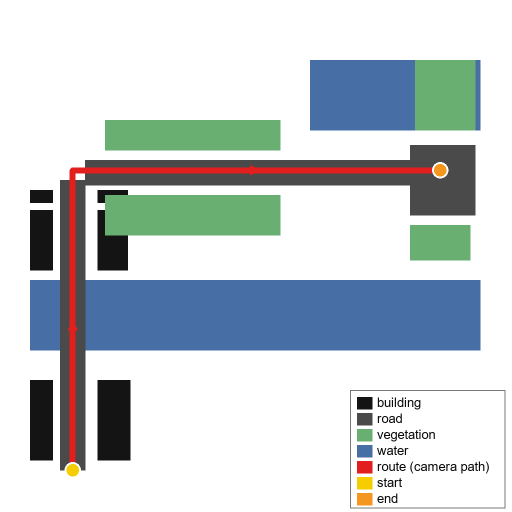
#> input picture maps/R1_orig.png, 1024 x 1024 px, found by its file name (shown at 1/2 size)
$ python compile_continuous_r1.py
#> lines starting #> are read from the running program, lines starting #| are printed output that depends on the picture
"""R1 continuous 60s one-shot: 6 x 243-frame clips, anchor-dup frame dropped per join,
STRICTLY FIXED overlays (R1 route map inset + one fixed caption). No per-segment text."""
import av
import numpy as np
from PIL import Image, ImageDraw, ImageFont
from pathlib import Path

OUT_DIR = Path(r"C:\Users\yunlei\AppData\Local\Comfy-Desktop\ComfyUI-Shared\output")
BASE = Path(r"C:\Users\yunlei\.zcode\workspace\default\h3_map_baseline")
OUT_VID = BASE / "continuous_r1_v1.mp4"
W, H = 1344, 768

SEGMENTS = [f"h3rt1_s{i}_00001_.mp4" for i in range(1, 7)]

CAPTION = "One continuous ride through a Jiangnan canal old town   MiniMax H3   map-anchored chain of 6"
MAP_IMG = BASE / "maps" / "R1_orig.png"   # legend version: still legible as a map block when small
FONT_CAP = ImageFont.truetype(r"C:\Windows\Fonts\arial.ttf", 20)


def fixed_overlay_factory():
    m = None
    if MAP_IMG.exists():
        m = Image.open(MAP_IMG).convert("RGBA")
        m.thumbnail((240, 240), Image.LANCZOS)
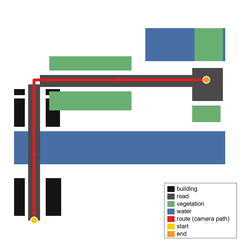
#> m: PIL image 240x240 RGBA; mean R, G, B, A 197.3, 204.8, 207.8, 255
    tile = None
    if m is not None:
        tile = Image.new("RGBA", (m.width + 16, m.height + 16), (0, 0, 0, 150))
        tile.alpha_composite(m, (8, 8))
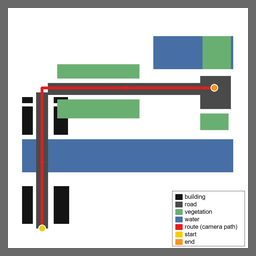
#> tile: PIL image 256x256 RGBA; mean R, G, B, A 173.4, 180, 182.6, 242.3; transparent parts drawn white
    def apply(rgb):
        img = Image.fromarray(rgb).convert("RGBA")
        ov = Image.new("RGBA", img.size, (0, 0, 0, 0))
        d = ImageDraw.Draw(ov)
        if tile is not None:
            ov.alpha_composite(tile, (14, 14))
        bb = d.textbbox((0, 0), CAPTION, font=FONT_CAP)
        tw = bb[2] - bb[0]
        d.rectangle([W - tw - 34, 14, W - 12, 46], fill=(0, 0, 0, 150))
        d.text((W - tw - 23, 21), CAPTION, font=FONT_CAP, fill=(255, 230, 80, 255))
        return np.array(Image.alpha_composite(img, ov).convert("RGB"))
    return apply


def main():
    apply = fixed_overlay_factory()
    missing = [n for n in SEGMENTS if not (OUT_DIR / n).exists()]
    if missing:
        print("MISSING:", missing)
        return
    out = av.open(str(OUT_VID), mode="w")
    os_ = out.add_stream("h264", rate=24)
    os_.width, os_.height, os_.pix_fmt = W, H, "yuv420p"
    os_.options = {"crf": "19", "preset": "veryfast"}
    total = 0
    join_at = []
    for idx, name in enumerate(SEGMENTS):
        with av.open(str(OUT_DIR / name)) as inp:
            n = 0
            for frame in inp.decode(inp.streams.video[0]):
                n += 1
                if idx > 0 and n == 1:
                    if idx == 0:
                        pass
                    join_at.append(total)
                    continue   # drop duplicated anchor frame at each join
                arr = apply(frame.to_ndarray(format="rgb24"))
                for pkt in os_.encode(av.VideoFrame.from_ndarray(arr, format="rgb24")):
                    out.mux(pkt)
                total += 1
        print(f"seg {idx+1}/6 {name} done (cum {total})")
    for pkt in os_.encode():
        out.mux(pkt)
    out.close()
    print("JOINS_AT", join_at)
    print(f"DONE {OUT_VID}  {total} frames ~{total/24:.1f}s {OUT_VID.stat().st_size/1e6:.1f} MB")


if __name__ == "__main__":
    main()

$ run again, with maps/C1_edit.png copied over maps/R1_orig.png
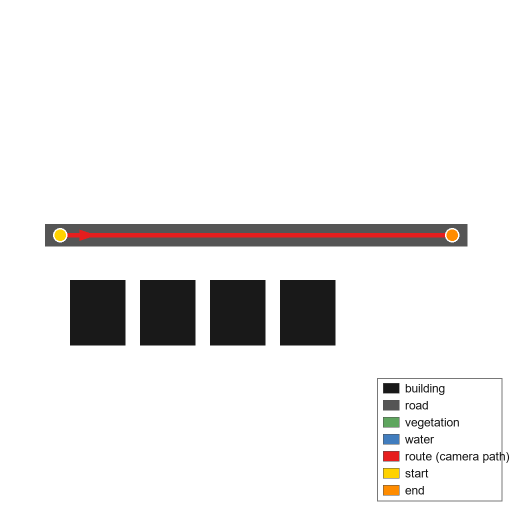
#> input picture maps/C1_edit.png, 1024 x 1024 px, found by its file name (shown at 1/2 size)
#> in fixed_overlay_factory, `m.thumbnail((240, 240), Image.LANCZOS)`:
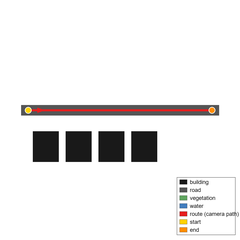
#> m: PIL image 240x240 RGBA; mean R, G, B, A 235.5, 234, 233.6, 255
#> in fixed_overlay_factory, `tile.alpha_composite(m, (8, 8))`:
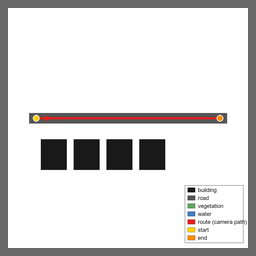
#> tile: PIL image 256x256 RGBA; mean R, G, B, A 207, 205.6, 205.3, 242.3; transparent parts drawn white

$ run again, with maps/C1_orig.png copied over maps/R1_orig.png
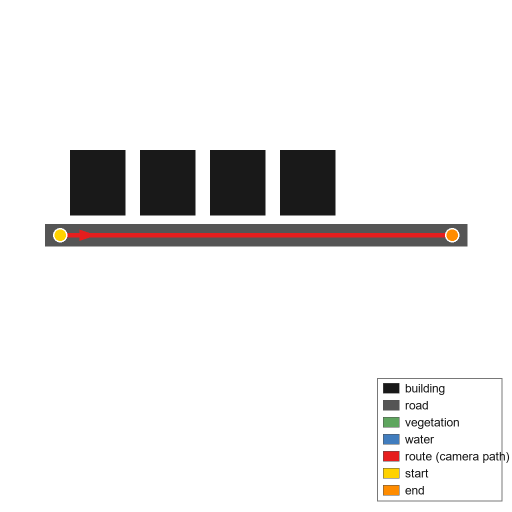
#> input picture maps/C1_orig.png, 1024 x 1024 px, found by its file name (shown at 1/2 size)
#> in fixed_overlay_factory, `m.thumbnail((240, 240), Image.LANCZOS)`:
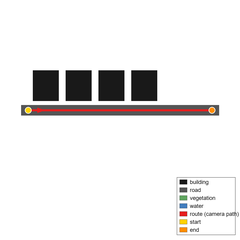
#> m: PIL image 240x240 RGBA; mean R, G, B, A 235.5, 234, 233.6, 255
#> in fixed_overlay_factory, `tile.alpha_composite(m, (8, 8))`:
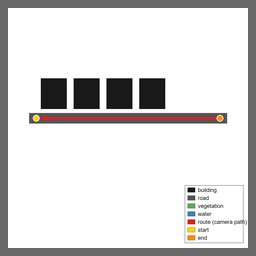
#> tile: PIL image 256x256 RGBA; mean R, G, B, A 207, 205.6, 205.3, 242.3; transparent parts drawn white
